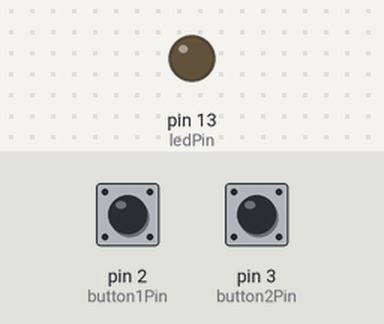
The sketch below on a simulated Arduino Uno, built with avr-gcc and run on an emulated ATmega328P. Shown: output pins drawn as LEDs (lit = HIGH). Inputs (shaded band) come from the test bench; at power-on: pin 2 (button1Pin) LOW, pin 3 (button2Pin) LOW.

Above: at 1.2 s.
1.3 s: pin 2 (button1Pin) pulled HIGH for 0.15 s
At 1.37 s:
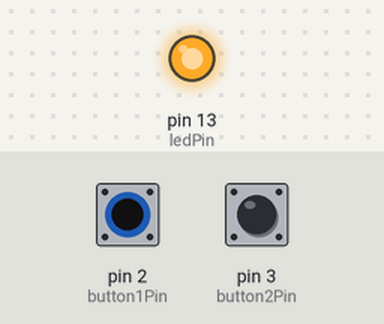
2.9 s: pin 2 (button1Pin) pulled HIGH for 3.2 s
At 7.3 s:
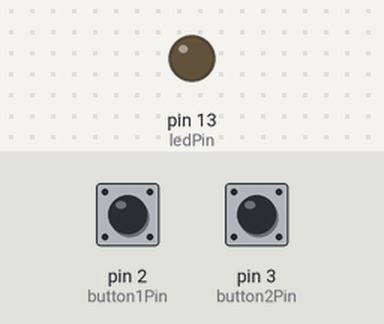
7.6 s: pin 3 (button2Pin) pulled HIGH for 3.2 s
At 8.7 s:
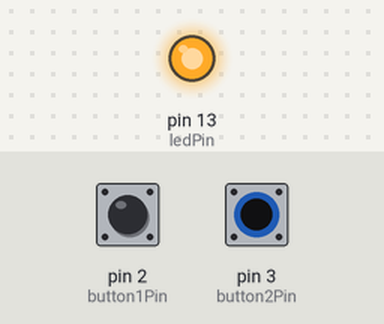
Timing chart, 0 to 12.3 s (numbered marks = the images above; inputs shaded):
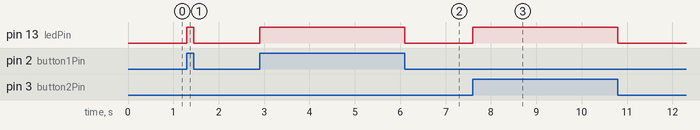

The sketch:

ex04_pushbuttons_LED.ino
```cpp
/*
  Utiliser deux boutons-pressoir pour créer un signal d'entrée `digital input`
  pour allumer le LED.

  Connecter un côté du bouton-poussoir à GND et l’autre côté à une broche numérique.
  Quand on appuie sur le bouton poussoir, la broche sera connectée à GND,
  et sera donc lue comme "LOW" par l'Arduino.

  Ainsi, l’état de `digital pin 2` sera `LOW` lorsque le bouton sera appuyé
  et `HIGH` quand il ne sera pas appuyé.
*/


const int button1Pin = 2;   // Le bouton-poussoir 1 est connecté au pin digital 2
const int button2Pin = 3;   // Le bouton-poussoir 2 est connecté au pin digital 3
const int ledPin =  13;     // Le LED est connecté au digital pin 13

int button1State, button2State;     // Déclaration de deux variables entières pour stocker l'état des boutons-poussoirs


void setup(){
  // commandes exécutées une seule fois, au lancement du programme

  // Configuration des broches des boutons-pressoirs comme des entrées
  pinMode(button1Pin, INPUT);
  pinMode(button2Pin, INPUT);

  // Configuration de la broche du LED comme une sortie
  pinMode(ledPin, OUTPUT);
}

void loop(){

  // lecture des valeurs venant des broches des boutons-pressoirs, qui seront HIGH (btn non appuyé) ou LOW (btn appuyé)
  button1State = digitalRead(button1Pin);
  button2State = digitalRead(button2Pin);

  // si button1 ou button2 sont appuyés (mais pas les deux en même temps)
  if (((button1State == LOW) && (button2State == HIGH)) || ((button1State == HIGH) && (button2State == LOW))) {
    digitalWrite(ledPin, HIGH); // allume le LED
  }
  else {  // sinon, si ni button1 ni button2 sont appuyés
    digitalWrite(ledPin, LOW);  // éteint le LED
  }
}
```

Measured:
- after the input at 1.3 s, pin 13 (ledPin): LOW → HIGH at once, → LOW 0.15 s later
- after the input at 2.9 s, pin 13 (ledPin): LOW → HIGH at once, → LOW 3.2 s later
- after the input at 7.6 s, pin 13 (ledPin): LOW → HIGH at once, → LOW 3.2 s later
